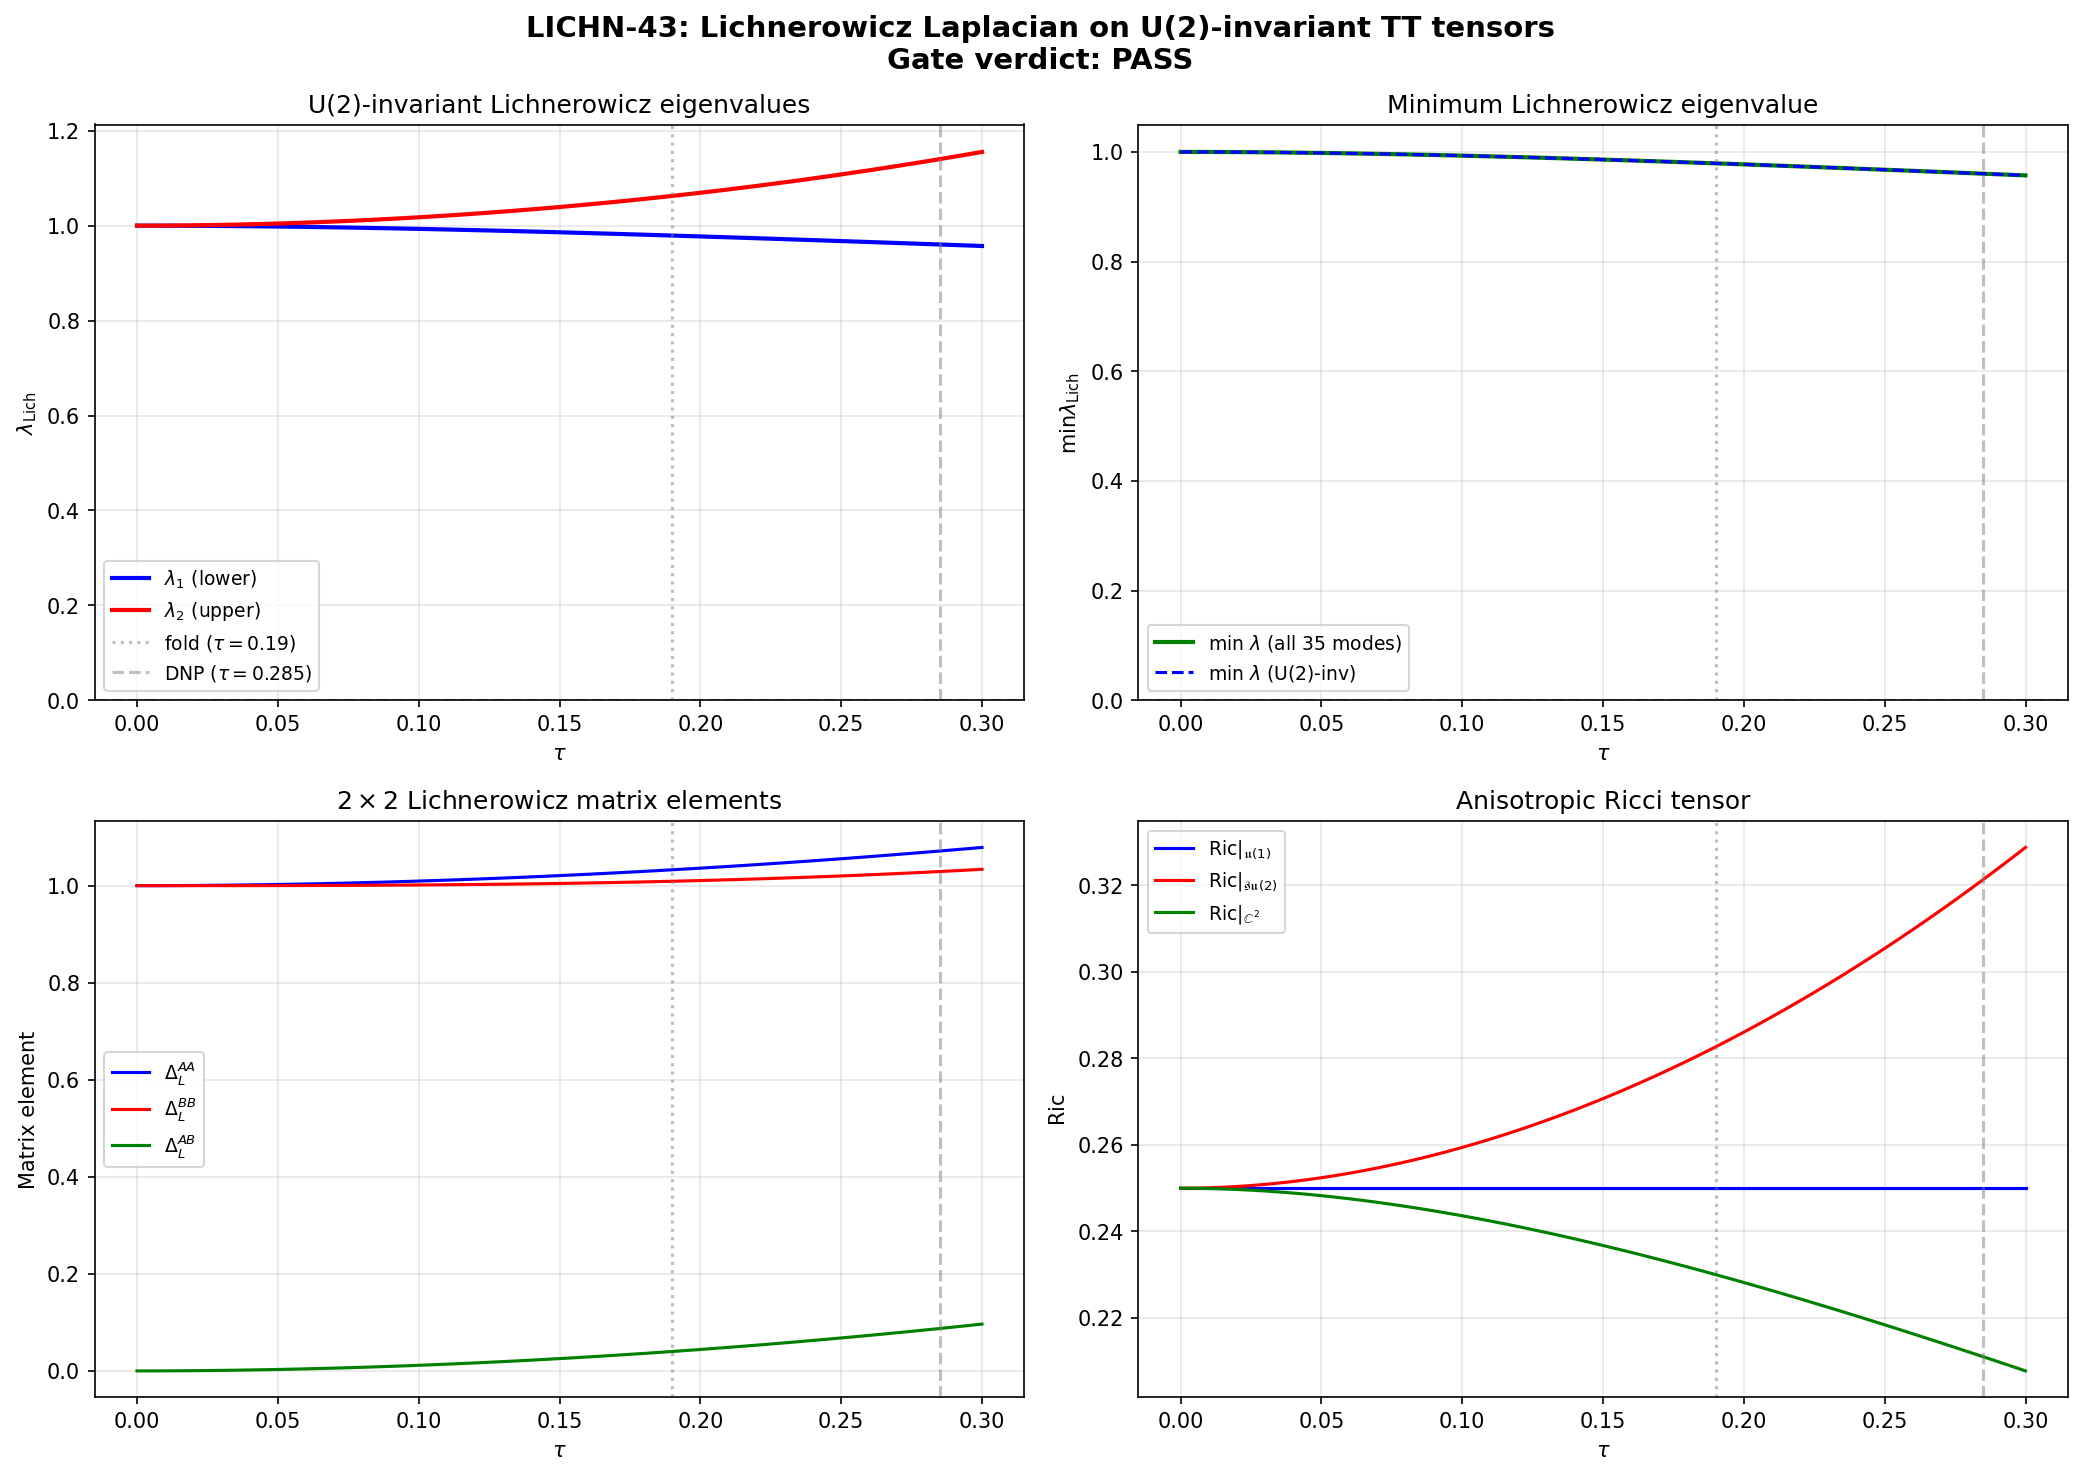

Recreate this plot in Python.
"""
S43 LICHN-43: LICHNEROWICZ LAPLACIAN ON U(2)-INVARIANT TT 2-TENSORS
====================================================================

Gate LICHN-43: Compute eigenvalues of the Lichnerowicz Laplacian on
U(2)-invariant TT symmetric 2-tensors at the fold (tau ~ 0.19) and
across the full Jensen deformation range tau in [0, 0.30].

PASS: All eigenvalues positive (gravitational stability).
FAIL: Any negative eigenvalue (gravitational instability).

Mathematical framework:
    Delta_L h_{ab} = (nabla^* nabla h)_{ab}       [rough Laplacian]
                   - 2 R_{acbd} h^{cd}             [Riemann endomorphism]
                   + Ric_a^c h_{cb} + Ric_b^c h_{ac}  [Ricci coupling]

    On (SU(3), g_tau), restricted to U(2)-invariant TT tensors in the
    trivial Peter-Weyl sector (p,q) = (0,0).

Key structural results:
    1. U(2)-invariant Sym^2_0(R^8) has dimension 2 (representation theory).
    2. Both basis tensors are automatically transverse (div = 0) at all tau.
    3. The rough Laplacian is NON-ZERO at tau > 0 (connection-squared fiber terms).
    4. The 2x2 Lichnerowicz problem is exact (no truncation).

References:
    - Lauret (2021): On the Stability of Homogeneous Einstein Manifolds (Paper 37)
    - Schwahn (2023): Lichnerowicz Laplacian on Normal Homogeneous Spaces (Paper 39)
    - l20_lichnerowicz.py: Session 20b infrastructure (rough Laplacian, R/Ric endomorphisms)
    - r20a_riemann_tensor.py: Riemann tensor infrastructure

Author: Baptista Spacetime Analyst (Session 43)
Date: 2026-03-14
"""

import numpy as np
import sys
import os
import time

import matplotlib
matplotlib.use('Agg')
import matplotlib.pyplot as plt

SCRIPT_DIR = os.path.dirname(os.path.abspath(__file__))
sys.path.insert(0, SCRIPT_DIR)

from tier1_dirac_spectrum import (
    su3_generators,
    compute_structure_constants,
    compute_killing_form,
    jensen_metric,
    orthonormal_frame,
    frame_structure_constants,
    connection_coefficients,
    get_irrep,
    U1_IDX, SU2_IDX, C2_IDX,
)
from r20a_riemann_tensor import (
    compute_riemann_tensor_ON_fast,
    ricci_from_riemann,
)
from l20_lichnerowicz import (
    build_sym2_traceless_basis,
    riemann_endomorphism_on_sym2,
    ricci_endomorphism_on_sym2,
    rough_laplacian_on_sym2_sector,
    build_divergence_matrix,
    build_lichnerowicz_on_sector,
)
from b6_scalar_vector_laplacian import dim_pq, casimir_pq


# =============================================================================
# MODULE 1: U(2)-INVARIANT TT SUBSPACE
# =============================================================================

def build_u2_invariant_tt_basis(f_abc, n=8):
    """
    Construct an orthonormal basis for the U(2)-invariant subspace of
    Sym^2_0(R^8), the space of traceless symmetric 2-tensors on su(3).

    The U(2) = SU(2) x U(1) acts on su(3) = u(1) + su(2) + C^2 via the
    adjoint representation. U(2)-invariant tensors must be diagonal in
    the block structure and proportional to the identity within each block.

    General form: h = diag(a,a,a, b,b,b,b, c) with 3a + 4b + c = 0.
    This is a 2-dimensional space.

    Returns:
        h_1, h_2: Two orthonormal (8,8) traceless symmetric matrices.
    """
    # Basis tensor 1: su(2) vs u(1) contrast
    h_1 = np.diag([-1., -1., -1., 0., 0., 0., 0., 3.])
    h_1 /= np.sqrt(np.trace(h_1 @ h_1))

    # Basis tensor 2: su(2)+u(1) vs C^2 contrast (orthogonalized)
    h_2_raw = np.diag([-4., -4., -4., 3., 3., 3., 3., 0.])
    h_2_raw /= np.sqrt(np.trace(h_2_raw @ h_2_raw))

    # Gram-Schmidt orthogonalization
    overlap = np.trace(h_1 @ h_2_raw)
    h_2 = h_2_raw - overlap * h_1
    h_2 /= np.sqrt(np.trace(h_2 @ h_2))

    # Validate
    assert abs(np.trace(h_1)) < 1e-12, "h_1 not traceless"
    assert abs(np.trace(h_2)) < 1e-12, "h_2 not traceless"
    assert abs(np.trace(h_1 @ h_1) - 1.0) < 1e-12, "h_1 not normalized"
    assert abs(np.trace(h_2 @ h_2) - 1.0) < 1e-12, "h_2 not normalized"
    assert abs(np.trace(h_1 @ h_2)) < 1e-12, "h_1, h_2 not orthogonal"

    return h_1, h_2


def verify_u2_invariance(h, f_abc, u2_indices, n=8, tol=1e-10):
    """
    Verify that tensor h is invariant under the adjoint action of u(2).

    (ad(X).h)_{ab} = sum_c A_X[c,a] h[c,b] + sum_c A_X[c,b] h[a,c]
    where A_X[c,a] = f_{Xac}.
    """
    for X in u2_indices:
        A_X = np.zeros((n, n))
        for c in range(n):
            for a in range(n):
                A_X[c, a] = f_abc[X, a, c]
        adX_h = A_X.T @ h + h @ A_X
        err = np.max(np.abs(adX_h))
        if err > tol:
            return False, err
    return True, 0.0


def verify_transversality(h, Gamma, n=8, tol=1e-10):
    """
    Verify that a constant tensor h is transverse (div h = 0).

    For constant h on a Lie group:
    (div h)_b = sum_a (nabla_a h)_{ab}
              = -sum_{a,d} Gamma^d_{aa} h_{db} - sum_{a,d} Gamma^d_{ab} h_{ad}
    """
    div_h = np.zeros(n)
    for b in range(n):
        val = 0.0
        for a in range(n):
            for d in range(n):
                val -= Gamma[d, a, a] * h[d, b]
                val -= Gamma[d, a, b] * h[a, d]
        div_h[b] = val
    return np.max(np.abs(div_h)) < tol


# =============================================================================
# MODULE 2: LICHNEROWICZ ON U(2)-INVARIANT TT SECTOR
# =============================================================================

def lichnerowicz_u2_invariant(tau, gens, f_abc, basis_sym2, h_1, h_2):
    """
    Compute the 2x2 Lichnerowicz Laplacian on U(2)-invariant TT tensors.

    At each tau, the full 35x35 Lichnerowicz operator on the (0,0) sector is:
        Delta_L = rough_Laplacian + R_endomorphism + Ric_endomorphism

    We project this to the 2-dimensional U(2)-invariant subspace.

    Args:
        tau: Jensen parameter
        gens, f_abc: su(3) infrastructure
        basis_sym2: (35, 8, 8) Sym^2_0 basis
        h_1, h_2: U(2)-invariant ON basis tensors

    Returns:
        evals: (2,) eigenvalues of Delta_L on U(2)-inv TT sector
        DeltaL_2x2: (2,2) matrix
        evals_35: (35,) or (31,) full eigenvalues
        Ric_diag: (3,) Ricci eigenvalues [u(1), su(2), C^2]
    """
    n = 8
    dim_fiber = 35

    # Build geometric infrastructure
    B_ab = compute_killing_form(f_abc)
    g_s = jensen_metric(B_ab, tau)
    E_frame = orthonormal_frame(g_s)
    ft = frame_structure_constants(f_abc, E_frame)
    Gamma = connection_coefficients(ft)

    # Curvature
    R_abcd = compute_riemann_tensor_ON_fast(tau)
    Ric = ricci_from_riemann(R_abcd)
    R_endo = riemann_endomorphism_on_sym2(R_abcd, basis_sym2)
    Ric_endo = ricci_endomorphism_on_sym2(Ric, basis_sym2)

    # Rough Laplacian on (0,0) sector
    rho, d = get_irrep(0, 0, gens, f_abc)
    rough_lap_full = rough_laplacian_on_sym2_sector(rho, E_frame, Gamma, n)
    P = basis_sym2.reshape(dim_fiber, n * n)
    rough_lap_sym2 = np.real(P @ rough_lap_full @ P.conj().T)

    # Full 35x35 Lichnerowicz (no TT projection — U(2)-inv tensors are auto-TT)
    DeltaL_35 = rough_lap_sym2 + R_endo + Ric_endo
    DeltaL_35 = 0.5 * (DeltaL_35 + DeltaL_35.T)

    # Full eigenvalues
    evals_35 = np.sort(np.linalg.eigvalsh(DeltaL_35))

    # Project to U(2)-invariant 2x2
    coeff_1 = np.array([np.trace(basis_sym2[I] @ h_1) for I in range(dim_fiber)])
    coeff_2 = np.array([np.trace(basis_sym2[I] @ h_2) for I in range(dim_fiber)])

    DL_2x2 = np.zeros((2, 2))
    DL_2x2[0, 0] = coeff_1 @ DeltaL_35 @ coeff_1
    DL_2x2[0, 1] = coeff_1 @ DeltaL_35 @ coeff_2
    DL_2x2[1, 0] = coeff_2 @ DeltaL_35 @ coeff_1
    DL_2x2[1, 1] = coeff_2 @ DeltaL_35 @ coeff_2

    evals = np.sort(np.linalg.eigvalsh(DL_2x2))

    # Ricci by sector
    Ric_diag = np.array([
        np.mean([Ric[i, i] for i in U1_IDX]),
        np.mean([Ric[i, i] for i in SU2_IDX]),
        np.mean([Ric[i, i] for i in C2_IDX]),
    ])

    return evals, DL_2x2, evals_35, Ric_diag


# =============================================================================
# MODULE 3: HIGHER PETER-WEYL SECTOR CHECK
# =============================================================================

def check_higher_sectors(tau, gens, f_abc, max_pq=2):
    """
    Check Lichnerowicz eigenvalues on higher Peter-Weyl sectors.

    Higher sectors have additional positive contribution from the Casimir
    (rough Laplacian), so they should be more stable. This is a verification.

    Returns:
        list of (p, q, min_eval, n_TT, n_negative) tuples
    """
    n = 8
    R_abcd = compute_riemann_tensor_ON_fast(tau)
    Ric = ricci_from_riemann(R_abcd)
    basis = build_sym2_traceless_basis(n)
    R_endo = riemann_endomorphism_on_sym2(R_abcd, basis)
    Ric_endo = ricci_endomorphism_on_sym2(Ric, basis)

    results = []
    for p in range(max_pq + 1):
        for q in range(max_pq + 1 - p):
            if p + q > max_pq:
                continue
            d = dim_pq(p, q)
            try:
                evals_TT, n_TT, n_full = build_lichnerowicz_on_sector(
                    p, q, tau, R_abcd, basis, R_endo, Ric_endo, gens, f_abc, n
                )
                min_ev = np.min(evals_TT) if len(evals_TT) > 0 else float('inf')
                n_neg = np.sum(evals_TT < -1e-8)
                results.append((p, q, min_ev, n_TT, n_neg))
            except Exception as e:
                results.append((p, q, float('nan'), 0, -1))
    return results


# =============================================================================
# MODULE 4: MAIN COMPUTATION
# =============================================================================

def main():
    t_start = time.time()
    print("=" * 80)
    print("LICHN-43: LICHNEROWICZ LAPLACIAN ON U(2)-INVARIANT TT 2-TENSORS")
    print("=" * 80)

    # Infrastructure
    gens = su3_generators()
    f_abc = compute_structure_constants(gens)
    basis_sym2 = build_sym2_traceless_basis(8)
    h_1, h_2 = build_u2_invariant_tt_basis(f_abc)

    # --- Validation ---
    print("\n--- VALIDATION ---")

    # 1. U(2) invariance of basis tensors
    u2_idx = U1_IDX + SU2_IDX  # [7, 0, 1, 2]
    ok1, err1 = verify_u2_invariance(h_1, f_abc, u2_idx)
    ok2, err2 = verify_u2_invariance(h_2, f_abc, u2_idx)
    print(f"  U(2)-invariance of h_1: {'PASS' if ok1 else 'FAIL'} (err={err1:.2e})")
    print(f"  U(2)-invariance of h_2: {'PASS' if ok2 else 'FAIL'} (err={err2:.2e})")

    # 2. Transversality at sample tau values
    for tau_test in [0.0, 0.19, 0.285]:
        B_ab = compute_killing_form(f_abc)
        g_s = jensen_metric(B_ab, tau_test)
        ft = frame_structure_constants(f_abc, orthonormal_frame(g_s))
        Gamma = connection_coefficients(ft)
        tt1 = verify_transversality(h_1, Gamma)
        tt2 = verify_transversality(h_2, Gamma)
        print(f"  Transversality at tau={tau_test:.3f}: h_1={'PASS' if tt1 else 'FAIL'}, "
              f"h_2={'PASS' if tt2 else 'FAIL'}")

    # 3. Bi-invariant check at tau=0
    evals_0, DL_0, evals35_0, Ric_0 = lichnerowicz_u2_invariant(
        0.0, gens, f_abc, basis_sym2, h_1, h_2
    )
    print(f"  tau=0 eigenvalues: {evals_0} (expected: [1.0, 1.0])")
    assert abs(evals_0[0] - 1.0) < 1e-8, f"tau=0 validation failed: {evals_0}"
    assert abs(evals_0[1] - 1.0) < 1e-8, f"tau=0 validation failed: {evals_0}"
    print(f"  tau=0 validation: PASS")

    # --- Main sweep ---
    print("\n--- LICHNEROWICZ EIGENVALUE SWEEP ---")
    tau_values = np.linspace(0.0, 0.30, 61)
    n_tau = len(tau_values)

    lam1 = np.zeros(n_tau)
    lam2 = np.zeros(n_tau)
    min_all35 = np.zeros(n_tau)
    ric_u1 = np.zeros(n_tau)
    ric_su2 = np.zeros(n_tau)
    ric_c2 = np.zeros(n_tau)
    DL_AA = np.zeros(n_tau)
    DL_BB = np.zeros(n_tau)
    DL_AB = np.zeros(n_tau)

    print(f"{'tau':>6s}  {'lam1':>10s}  {'lam2':>10s}  {'min_35':>10s}  "
          f"{'Ric_u1':>8s}  {'Ric_su2':>8s}  {'Ric_C2':>8s}")
    print("-" * 80)

    for i, tau in enumerate(tau_values):
        evals, DL_2x2, evals35, Ric_diag = lichnerowicz_u2_invariant(
            tau, gens, f_abc, basis_sym2, h_1, h_2
        )
        lam1[i] = evals[0]
        lam2[i] = evals[1]
        min_all35[i] = evals35[0]
        ric_u1[i] = Ric_diag[0]
        ric_su2[i] = Ric_diag[1]
        ric_c2[i] = Ric_diag[2]
        DL_AA[i] = DL_2x2[0, 0]
        DL_BB[i] = DL_2x2[1, 1]
        DL_AB[i] = DL_2x2[0, 1]

        if i % 10 == 0 or abs(tau - 0.19) < 0.003 or abs(tau - 0.285) < 0.003:
            print(f"{tau:6.3f}  {evals[0]:10.6f}  {evals[1]:10.6f}  {evals35[0]:10.6f}  "
                  f"{Ric_diag[0]:8.4f}  {Ric_diag[1]:8.4f}  {Ric_diag[2]:8.4f}")

    # --- Higher sector check at key tau values ---
    print("\n--- HIGHER PETER-WEYL SECTOR CHECK ---")
    for tau_check in [0.19, 0.285]:
        print(f"\n  tau = {tau_check:.3f}:")
        sector_results = check_higher_sectors(tau_check, gens, f_abc, max_pq=2)
        all_positive = True
        for p, q, min_ev, nTT, n_neg in sector_results:
            d = dim_pq(p, q)
            C2 = casimir_pq(p, q)
            print(f"    ({p},{q}) d={d:>2d} C2={C2:5.2f}: nTT={nTT:>3d}, "
                  f"min={min_ev:10.6f}, n_neg={n_neg}")
            if n_neg > 0:
                all_positive = False
        print(f"  All sectors positive: {'YES' if all_positive else 'NO -- INSTABILITY!'}")

    # --- Gate verdict ---
    print("\n" + "=" * 80)
    print("GATE LICHN-43 VERDICT")
    print("=" * 80)

    global_min_u2 = np.min(lam1)
    global_min_u2_tau = tau_values[np.argmin(lam1)]
    global_min_35 = np.min(min_all35)
    global_min_35_tau = tau_values[np.argmin(min_all35)]
    fold_min = lam1[np.argmin(np.abs(tau_values - 0.19))]
    dnp_min = lam1[np.argmin(np.abs(tau_values - 0.285))]

    print(f"  U(2)-invariant sector:")
    print(f"    Minimum eigenvalue: {global_min_u2:.6f} at tau = {global_min_u2_tau:.3f}")
    print(f"    At fold (tau=0.19):  {fold_min:.6f}")
    print(f"    At DNP  (tau=0.285): {dnp_min:.6f}")
    print(f"    At round (tau=0):    {lam1[0]:.6f}")
    print(f"  Full Sym^2_0 sector:")
    print(f"    Minimum eigenvalue: {global_min_35:.6f} at tau = {global_min_35_tau:.3f}")

    gate_pass = np.all(lam1 > 0) and np.all(min_all35 > 0)
    verdict = "PASS" if gate_pass else "FAIL"
    print(f"\n  GATE LICHN-43: {verdict}")
    if gate_pass:
        print(f"    All eigenvalues strictly positive across tau in [0, 0.30].")
        print(f"    Minimum margin: {global_min_35:.6f} (at tau={global_min_35_tau:.3f})")
        print(f"    No gravitational instability detected.")
    else:
        print(f"    NEGATIVE EIGENVALUE DETECTED — gravitational instability!")

    # --- Save data ---
    npz_path = os.path.join(SCRIPT_DIR, 's43_lichnerowicz.npz')
    np.savez(npz_path,
             tau_values=tau_values,
             lam1_u2=lam1,
             lam2_u2=lam2,
             min_all35=min_all35,
             ric_u1=ric_u1,
             ric_su2=ric_su2,
             ric_c2=ric_c2,
             DL_AA=DL_AA,
             DL_BB=DL_BB,
             DL_AB=DL_AB,
             fold_min=fold_min,
             dnp_min=dnp_min,
             global_min=global_min_35,
             verdict=np.array([verdict]))
    print(f"\n  Data saved: {npz_path}")

    # --- Plot ---
    fig, axes = plt.subplots(2, 2, figsize=(14, 10))
    fig.suptitle('LICHN-43: Lichnerowicz Laplacian on U(2)-invariant TT tensors\n'
                 f'Gate verdict: {verdict}', fontsize=14, fontweight='bold')

    # Panel 1: U(2)-invariant eigenvalues vs tau
    ax = axes[0, 0]
    ax.plot(tau_values, lam1, 'b-', linewidth=2, label=r'$\lambda_1$ (lower)')
    ax.plot(tau_values, lam2, 'r-', linewidth=2, label=r'$\lambda_2$ (upper)')
    ax.axhline(y=0, color='k', linestyle='--', alpha=0.3)
    ax.axvline(x=0.19, color='gray', linestyle=':', alpha=0.5, label=r'fold ($\tau=0.19$)')
    ax.axvline(x=0.285, color='gray', linestyle='--', alpha=0.5, label=r'DNP ($\tau=0.285$)')
    ax.set_xlabel(r'$\tau$')
    ax.set_ylabel(r'$\lambda_{\mathrm{Lich}}$')
    ax.set_title('U(2)-invariant Lichnerowicz eigenvalues')
    ax.legend(fontsize=9)
    ax.set_ylim(bottom=0)
    ax.grid(True, alpha=0.3)

    # Panel 2: Full 35-dim minimum vs tau
    ax = axes[0, 1]
    ax.plot(tau_values, min_all35, 'g-', linewidth=2, label=r'min $\lambda$ (all 35 modes)')
    ax.plot(tau_values, lam1, 'b--', linewidth=1.5, label=r'min $\lambda$ (U(2)-inv)')
    ax.axhline(y=0, color='k', linestyle='--', alpha=0.3)
    ax.axvline(x=0.19, color='gray', linestyle=':', alpha=0.5)
    ax.axvline(x=0.285, color='gray', linestyle='--', alpha=0.5)
    ax.set_xlabel(r'$\tau$')
    ax.set_ylabel(r'$\min \lambda_{\mathrm{Lich}}$')
    ax.set_title('Minimum Lichnerowicz eigenvalue')
    ax.legend(fontsize=9)
    ax.set_ylim(bottom=0)
    ax.grid(True, alpha=0.3)

    # Panel 3: 2x2 matrix elements
    ax = axes[1, 0]
    ax.plot(tau_values, DL_AA, 'b-', linewidth=1.5, label=r'$\Delta_L^{AA}$')
    ax.plot(tau_values, DL_BB, 'r-', linewidth=1.5, label=r'$\Delta_L^{BB}$')
    ax.plot(tau_values, DL_AB, 'g-', linewidth=1.5, label=r'$\Delta_L^{AB}$')
    ax.axvline(x=0.19, color='gray', linestyle=':', alpha=0.5)
    ax.axvline(x=0.285, color='gray', linestyle='--', alpha=0.5)
    ax.set_xlabel(r'$\tau$')
    ax.set_ylabel('Matrix element')
    ax.set_title(r'$2 \times 2$ Lichnerowicz matrix elements')
    ax.legend(fontsize=9)
    ax.grid(True, alpha=0.3)

    # Panel 4: Anisotropic Ricci
    ax = axes[1, 1]
    ax.plot(tau_values, ric_u1, 'b-', linewidth=1.5, label=r'$\mathrm{Ric}|_{\mathfrak{u}(1)}$')
    ax.plot(tau_values, ric_su2, 'r-', linewidth=1.5, label=r'$\mathrm{Ric}|_{\mathfrak{su}(2)}$')
    ax.plot(tau_values, ric_c2, 'g-', linewidth=1.5, label=r'$\mathrm{Ric}|_{\mathbb{C}^2}$')
    ax.axvline(x=0.19, color='gray', linestyle=':', alpha=0.5)
    ax.axvline(x=0.285, color='gray', linestyle='--', alpha=0.5)
    ax.set_xlabel(r'$\tau$')
    ax.set_ylabel(r'$\mathrm{Ric}$')
    ax.set_title('Anisotropic Ricci tensor')
    ax.legend(fontsize=9)
    ax.grid(True, alpha=0.3)

    plt.tight_layout()
    png_path = os.path.join(SCRIPT_DIR, 's43_lichnerowicz.png')
    plt.savefig(png_path, dpi=150, bbox_inches='tight')
    print(f"  Plot saved: {png_path}")

    dt = time.time() - t_start
    print(f"\n  Total time: {dt:.1f}s")
    print("=" * 80)


if __name__ == '__main__':
    main()
